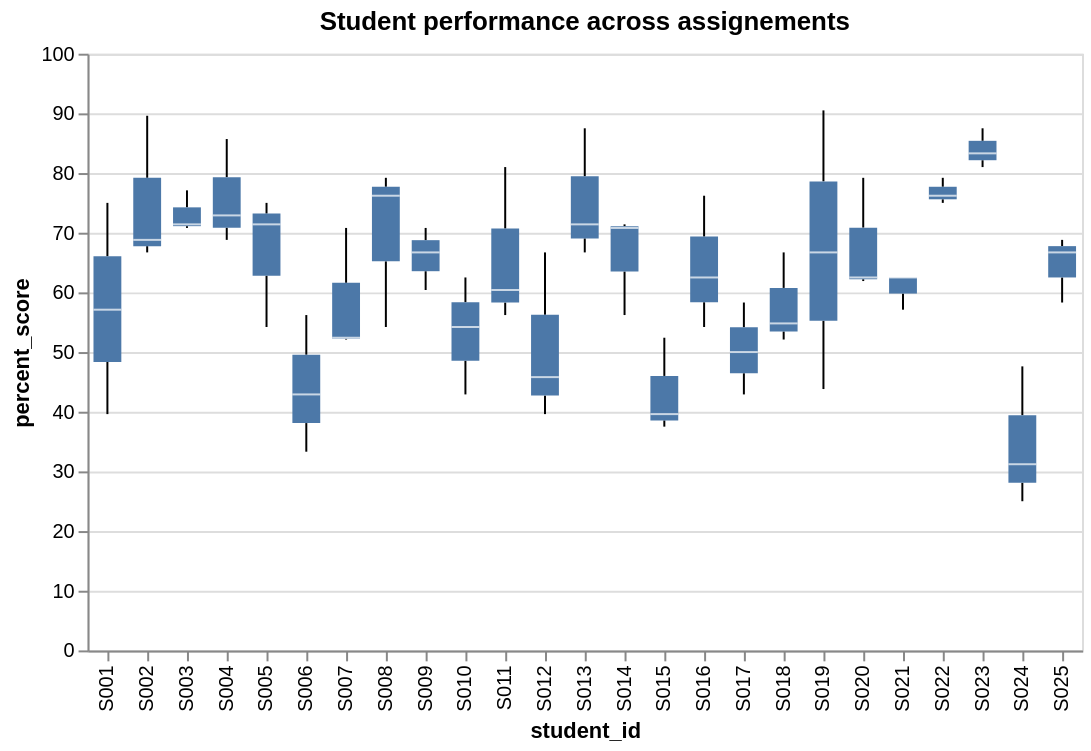

The cell this chart's notebook holds for it:
### Code cell
chart = alt.Chart(assignement_avg).mark_boxplot().encode(
    x=alt.X('student_id', sort='-y'),
    y=alt.Y('percent_score')
).properties(
    title='Student performance across assignements'
)
chart

### Figure 1 — Vega-Lite specification as saved in the notebook (floating-point values rounded to 4 significant figures)
{"config": {"view": {"continuousWidth": 300, "continuousHeight": 300}}, "data": {"name": "data-0af19095117396e5027b4ddbaf39d9df"}, "mark": {"type": "boxplot"}, "encoding": {"x": {"field": "student_id", "sort": "-y", "type": "nominal"}, "y": {"field": "percent_score", "type": "quantitative"}}, "title": "Student performance across assignements", "$schema": "https://vega.github.io/schema/vega-lite/v6.4.1.json", "datasets": {"data-0af19095117396e5027b4ddbaf39d9df": [{"student_id": "S001", "assignment_id": "HW1", "score": 12.0, "max_score": 21, "percent_score": 57.1}, {"student_id": "S001", "assignment_id": "HW2", "score": 18.0, "max_score": 24, "percent_score": 75.0}, {"student_id": "S001", "assignment_id": "HW3", "score": 9.5, "max_score": 24, "percent_score": 39.6}, {"student_id": "S002", "assignment_id": "HW1", "score": 14.0, "max_score": 21, "percent_score": 66.7}, {"student_id": "S002", "assignment_id": "HW2", "score": 21.5, "max_score": 24, "percent_score": 89.6}, {"student_id": "S002", "assignment_id": "HW3", "score": 16.5, "max_score": 24, "percent_score": 68.8}, {"student_id": "S003", "assignment_id": "HW1", "score": 15.0, "max_score": 21, "percent_score": 71.4}, {"student_id": "S003", "assignment_id": "HW2", "score": 17.0, "max_score": 24, "percent_score": 70.8}, {"student_id": "S003", "assignment_id": "HW3", "score": 18.5, "max_score": 24, "percent_score": 77.1}, {"student_id": "S004", "assignment_id": "HW1", "score": 18.0, "max_score": 21, "percent_score": 85.7}, {"student_id": "S004", "assignment_id": "HW2", "score": 17.5, "max_score": 24, "percent_score": 72.9}, {"student_id": "S004", "assignment_id": "HW3", "score": 16.5, "max_score": 24, "percent_score": 68.8}, {"student_id": "S005", "assignment_id": "HW1", "score": 15.0, "max_score": 21, "percent_score": 71.4}, {"student_id": "S005", "assignment_id": "HW2", "score": 18.0, "max_score": 24, "percent_score": 75.0}, {"student_id": "S005", "assignment_id": "HW3", "score": 13.0, "max_score": 24, "percent_score": 54.2}, {"student_id": "S006", "assignment_id": "HW1", "score": 9.0, "max_score": 21, "percent_score": 42.9}, {"student_id": "S006", "assignment_id": "HW2", "score": 8.0, "max_score": 24, "percent_score": 33.3}, {"student_id": "S006", "assignment_id": "HW3", "score": 13.5, "max_score": 24, "percent_score": 56.2}, {"student_id": "S007", "assignment_id": "HW1", "score": 11.0, "max_score": 21, "percent_score": 52.4}, {"student_id": "S007", "assignment_id": "HW2", "score": 12.5, "max_score": 24, "percent_score": 52.1}, {"student_id": "S007", "assignment_id": "HW3", "score": 17.0, "max_score": 24, "percent_score": 70.8}, {"student_id": "S008", "assignment_id": "HW1", "score": 16.0, "max_score": 21, "percent_score": 76.2}, {"student_id": "S008", "assignment_id": "HW2", "score": 19.0, "max_score": 24, "percent_score": 79.2}, {"student_id": "S008", "assignment_id": "HW3", "score": 13.0, "max_score": 24, "percent_score": 54.2}, {"student_id": "S009", "assignment_id": "HW1", "score": 14.0, "max_score": 21, "percent_score": 66.7}, {"student_id": "S009", "assignment_id": "HW2", "score": 17.0, "max_score": 24, "percent_score": 70.8}, {"student_id": "S009", "assignment_id": "HW3", "score": 14.5, "max_score": 24, "percent_score": 60.4}, {"student_id": "S010", "assignment_id": "HW1", "score": 9.0, "max_score": 21, "percent_score": 42.9}, {"student_id": "S010", "assignment_id": "HW2", "score": 13.0, "max_score": 24, "percent_score": 54.2}, {"student_id": "S010", "assignment_id": "HW3", "score": 15.0, "max_score": 24, "percent_score": 62.5}, {"student_id": "S011", "assignment_id": "HW1", "score": 17.0, "max_score": 21, "percent_score": 81.0}, {"student_id": "S011", "assignment_id": "HW2", "score": 14.5, "max_score": 24, "percent_score": 60.4}, {"student_id": "S011", "assignment_id": "HW3", "score": 13.5, "max_score": 24, "percent_score": 56.2}, {"student_id": "S012", "assignment_id": "HW1", "score": 14.0, "max_score": 21, "percent_score": 66.7}, {"student_id": "S012", "assignment_id": "HW2", "score": 11.0, "max_score": 24, "percent_score": 45.8}, {"student_id": "S012", "assignment_id": "HW3", "score": 9.5, "max_score": 24, "percent_score": 39.6}, {"student_id": "S013", "assignment_id": "HW1", "score": 15.0, "max_score": 21, "percent_score": 71.4}, {"student_id": "S013", "assignment_id": "HW2", "score": 21.0, "max_score": 24, "percent_score": 87.5}, {"student_id": "S013", "assignment_id": "HW3", "score": 16.0, "max_score": 24, "percent_score": 66.7}, {"student_id": "S014", "assignment_id": "HW1", "score": 15.0, "max_score": 21, "percent_score": 71.4}, {"student_id": "S014", "assignment_id": "HW2", "score": 17.0, "max_score": 24, "percent_score": 70.8}, {"student_id": "S014", "assignment_id": "HW3", "score": 13.5, "max_score": 24, "percent_score": 56.2}, {"student_id": "S015", "assignment_id": "HW1", "score": 11.0, "max_score": 21, "percent_score": 52.4}, {"student_id": "S015", "assignment_id": "HW2", "score": 9.0, "max_score": 24, "percent_score": 37.5}, {"student_id": "S015", "assignment_id": "HW3", "score": 9.5, "max_score": 24, "percent_score": 39.6}, {"student_id": "S016", "assignment_id": "HW1", "score": 16.0, "max_score": 21, "percent_score": 76.2}, {"student_id": "S016", "assignment_id": "HW2", "score": 13.0, "max_score": 24, "percent_score": 54.2}, {"student_id": "S016", "assignment_id": "HW3", "score": 15.0, "max_score": 24, "percent_score": 62.5}, {"student_id": "S017", "assignment_id": "HW1", "score": 9.0, "max_score": 21, "percent_score": 42.9}, {"student_id": "S017", "assignment_id": "HW2", "score": 12.0, "max_score": 24, "percent_score": 50.0}, {"student_id": "S017", "assignment_id": "HW3", "score": 14.0, "max_score": 24, "percent_score": 58.3}, {"student_id": "S018", "assignment_id": "HW1", "score": 11.5, "max_score": 21, "percent_score": 54.8}, {"student_id": "S018", "assignment_id": "HW2", "score": 12.5, "max_score": 24, "percent_score": 52.1}, {"student_id": "S018", "assignment_id": "HW3", "score": 16.0, "max_score": 24, "percent_score": 66.7}, {"student_id": "S019", "assignment_id": "HW1", "score": 19.0, "max_score": 21, "percent_score": 90.5}, {"student_id": "S019", "assignment_id": "HW2", "score": 16.0, "max_score": 24, "percent_score": 66.7}, {"student_id": "S019", "assignment_id": "HW3", "score": 10.5, "max_score": 24, "percent_score": 43.8}, {"student_id": "S020", "assignment_id": "HW1", "score": 13.0, "max_score": 21, "percent_score": 61.9}, {"student_id": "S020", "assignment_id": "HW2", "score": 19.0, "max_score": 24, "percent_score": 79.2}, {"student_id": "S020", "assignment_id": "HW3", "score": 15.0, "max_score": 24, "percent_score": 62.5}, {"student_id": "S021", "assignment_id": "HW1", "score": 12.0, "max_score": 21, "percent_score": 57.1}, {"student_id": "S021", "assignment_id": "HW2", "score": 15.0, "max_score": 24, "percent_score": 62.5}, {"student_id": "S021", "assignment_id": "HW3", "score": 15.0, "max_score": 24, "percent_score": 62.5}, {"student_id": "S022", "assignment_id": "HW1", "score": 16.0, "max_score": 21, "percent_score": 76.2}, {"student_id": "S022", "assignment_id": "HW2", "score": 19.0, "max_score": 24, "percent_score": 79.2}, {"student_id": "S022", "assignment_id": "HW3", "score": 18.0, "max_score": 24, "percent_score": 75.0}, {"student_id": "S023", "assignment_id": "HW1", "score": 17.0, "max_score": 21, "percent_score": 81.0}, {"student_id": "S023", "assignment_id": "HW2", "score": 20.0, "max_score": 24, "percent_score": 83.3}, {"student_id": "S023", "assignment_id": "HW3", "score": 21.0, "max_score": 24, "percent_score": 87.5}, {"student_id": "S024", "assignment_id": "HW1", "score": 10.0, "max_score": 21, "percent_score": 47.6}, {"student_id": "S024", "assignment_id": "HW2", "score": 7.5, "max_score": 24, "percent_score": 31.2}, {"student_id": "S024", "assignment_id": "HW3", "score": 6.0, "max_score": 24, "percent_score": 25.0}, {"student_id": "S025", "assignment_id": "HW1", "score": 14.0, "max_score": 21, "percent_score": 66.7}, {"student_id": "S025", "assignment_id": "HW2", "score": 14.0, "max_score": 24, "percent_score": 58.3}, {"student_id": "S025", "assignment_id": "HW3", "score": 16.5, "max_score": 24, "percent_score": 68.8}]}}
